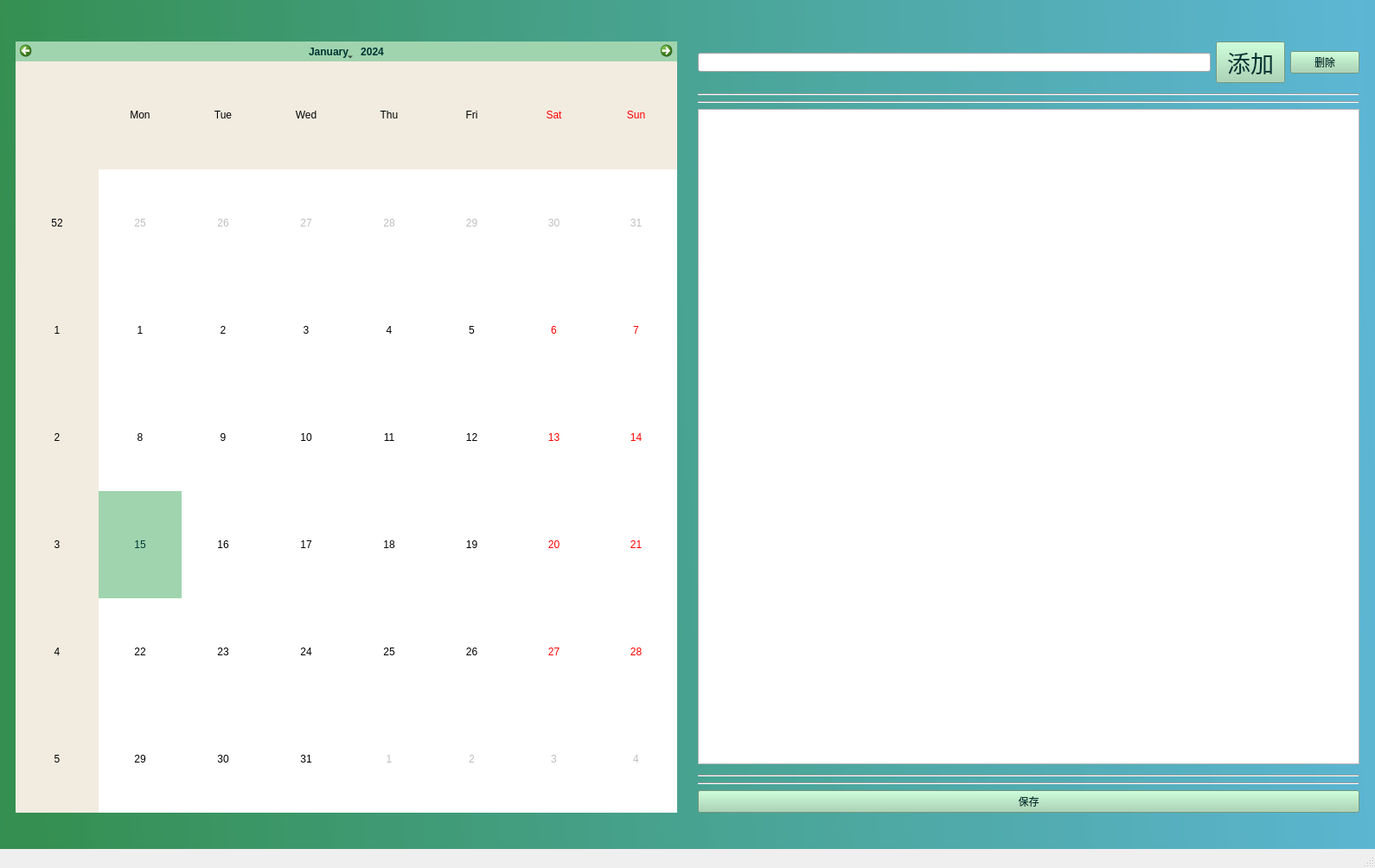
<?xml version="1.0" encoding="UTF-8"?>
<ui version="4.0">
 <class>MainWindow</class>
 <widget class="QMainWindow" name="MainWindow">
  <property name="geometry">
   <rect>
    <x>0</x>
    <y>0</y>
    <width>1590</width>
    <height>1004</height>
   </rect>
  </property>
  <property name="windowTitle">
   <string>Notebook</string>
  </property>
  <property name="styleSheet">
   <string notr="true"/>
  </property>
  <widget class="QWidget" name="centralwidget">
   <property name="styleSheet">
    <string notr="true">QWidget#centralwidget{
background-color: qlineargradient(spread:reflect, x1:0, y1:0.494227, x2:1, y2:0.46, stop:0 rgba(52, 143, 80, 255), stop:1 rgba(86, 180, 211, 244));}</string>
   </property>
   <layout class="QHBoxLayout" name="horizontalLayout">
    <item>
     <widget class="QWidget" name="widget" native="true">
      <layout class="QGridLayout" name="gridLayout_2">
       <item row="8" column="0">
        <widget class="QFrame" name="frame_11">
         <property name="frameShape">
          <enum>QFrame::StyledPanel</enum>
         </property>
         <property name="frameShadow">
          <enum>QFrame::Raised</enum>
         </property>
        </widget>
       </item>
       <item row="9" column="0">
        <widget class="QFrame" name="frame_6">
         <property name="frameShape">
          <enum>QFrame::StyledPanel</enum>
         </property>
         <property name="frameShadow">
          <enum>QFrame::Raised</enum>
         </property>
        </widget>
       </item>
       <item row="5" column="0">
        <widget class="QCalendarWidget" name="calendarWidget">
         <property name="styleSheet">
          <string notr="true">font: 16pt &quot;幼圆&quot;;


alternate-background-color: #f2ece0;

selection-color: #003333;
selection-background-color:#a0d4ae;
</string>
         </property>
        </widget>
       </item>
       <item row="3" column="0">
        <widget class="QFrame" name="frame_10">
         <property name="frameShape">
          <enum>QFrame::StyledPanel</enum>
         </property>
         <property name="frameShadow">
          <enum>QFrame::Raised</enum>
         </property>
        </widget>
       </item>
       <item row="4" column="0">
        <widget class="QFrame" name="frame_9">
         <property name="frameShape">
          <enum>QFrame::StyledPanel</enum>
         </property>
         <property name="frameShadow">
          <enum>QFrame::Raised</enum>
         </property>
        </widget>
       </item>
       <item row="6" column="0">
        <widget class="QFrame" name="frame_7">
         <property name="frameShape">
          <enum>QFrame::StyledPanel</enum>
         </property>
         <property name="frameShadow">
          <enum>QFrame::Raised</enum>
         </property>
        </widget>
       </item>
       <item row="0" column="0">
        <widget class="QFrame" name="frame_4">
         <property name="frameShape">
          <enum>QFrame::StyledPanel</enum>
         </property>
         <property name="frameShadow">
          <enum>QFrame::Raised</enum>
         </property>
        </widget>
       </item>
       <item row="2" column="0">
        <widget class="QFrame" name="frame_8">
         <property name="frameShape">
          <enum>QFrame::StyledPanel</enum>
         </property>
         <property name="frameShadow">
          <enum>QFrame::Raised</enum>
         </property>
        </widget>
       </item>
       <item row="1" column="0">
        <widget class="QFrame" name="frame_5">
         <property name="frameShape">
          <enum>QFrame::StyledPanel</enum>
         </property>
         <property name="frameShadow">
          <enum>QFrame::Raised</enum>
         </property>
        </widget>
       </item>
       <item row="7" column="0">
        <widget class="QFrame" name="frame_12">
         <property name="frameShape">
          <enum>QFrame::StyledPanel</enum>
         </property>
         <property name="frameShadow">
          <enum>QFrame::Raised</enum>
         </property>
         <widget class="QFrame" name="frame_13">
          <property name="geometry">
           <rect>
            <x>260</x>
            <y>0</y>
            <width>120</width>
            <height>80</height>
           </rect>
          </property>
          <property name="frameShape">
           <enum>QFrame::StyledPanel</enum>
          </property>
          <property name="frameShadow">
           <enum>QFrame::Raised</enum>
          </property>
         </widget>
        </widget>
       </item>
      </layout>
     </widget>
    </item>
    <item>
     <widget class="QWidget" name="widget_2" native="true">
      <layout class="QGridLayout" name="gridLayout">
       <item row="11" column="0" colspan="3">
        <widget class="Line" name="line_2">
         <property name="orientation">
          <enum>Qt::Horizontal</enum>
         </property>
        </widget>
       </item>
       <item row="16" column="0">
        <widget class="QFrame" name="frame_18">
         <property name="frameShape">
          <enum>QFrame::StyledPanel</enum>
         </property>
         <property name="frameShadow">
          <enum>QFrame::Raised</enum>
         </property>
        </widget>
       </item>
       <item row="12" column="0" colspan="3">
        <widget class="Line" name="line_3">
         <property name="orientation">
          <enum>Qt::Horizontal</enum>
         </property>
        </widget>
       </item>
       <item row="1" column="0">
        <widget class="QFrame" name="frame_23">
         <property name="frameShape">
          <enum>QFrame::StyledPanel</enum>
         </property>
         <property name="frameShadow">
          <enum>QFrame::Raised</enum>
         </property>
        </widget>
       </item>
       <item row="4" column="0">
        <widget class="QFrame" name="frame_22">
         <property name="frameShape">
          <enum>QFrame::StyledPanel</enum>
         </property>
         <property name="frameShadow">
          <enum>QFrame::Raised</enum>
         </property>
        </widget>
       </item>
       <item row="13" column="0" colspan="3">
        <widget class="QPushButton" name="saveButton">
         <property name="styleSheet">
          <string notr="true">QPushButton#saveButton{
	color: #003333;
font: 20pt &quot;幼圆&quot;;
background-color: #a0d4ae;}</string>
         </property>
         <property name="text">
          <string>保存</string>
         </property>
        </widget>
       </item>
       <item row="9" column="0" colspan="3">
        <widget class="QListWidget" name="tasksListWidget">
         <property name="styleSheet">
          <string notr="true">font:25pt;</string>
         </property>
        </widget>
       </item>
       <item row="17" column="0" colspan="2">
        <widget class="QFrame" name="frame_2">
         <property name="frameShape">
          <enum>QFrame::StyledPanel</enum>
         </property>
         <property name="frameShadow">
          <enum>QFrame::Raised</enum>
         </property>
         <widget class="QFrame" name="frame_15">
          <property name="geometry">
           <rect>
            <x>110</x>
            <y>0</y>
            <width>120</width>
            <height>80</height>
           </rect>
          </property>
          <property name="frameShape">
           <enum>QFrame::StyledPanel</enum>
          </property>
          <property name="frameShadow">
           <enum>QFrame::Raised</enum>
          </property>
         </widget>
        </widget>
       </item>
       <item row="0" column="0">
        <widget class="QFrame" name="frame_19">
         <property name="frameShape">
          <enum>QFrame::StyledPanel</enum>
         </property>
         <property name="frameShadow">
          <enum>QFrame::Raised</enum>
         </property>
         <widget class="QFrame" name="frame_20">
          <property name="geometry">
           <rect>
            <x>110</x>
            <y>0</y>
            <width>120</width>
            <height>80</height>
           </rect>
          </property>
          <property name="frameShape">
           <enum>QFrame::StyledPanel</enum>
          </property>
          <property name="frameShadow">
           <enum>QFrame::Raised</enum>
          </property>
         </widget>
        </widget>
       </item>
       <item row="10" column="0">
        <widget class="QFrame" name="frame">
         <property name="frameShape">
          <enum>QFrame::StyledPanel</enum>
         </property>
         <property name="frameShadow">
          <enum>QFrame::Raised</enum>
         </property>
        </widget>
       </item>
       <item row="15" column="0">
        <widget class="QFrame" name="frame_16">
         <property name="frameShape">
          <enum>QFrame::StyledPanel</enum>
         </property>
         <property name="frameShadow">
          <enum>QFrame::Raised</enum>
         </property>
         <widget class="QFrame" name="frame_17">
          <property name="geometry">
           <rect>
            <x>150</x>
            <y>0</y>
            <width>120</width>
            <height>80</height>
           </rect>
          </property>
          <property name="frameShape">
           <enum>QFrame::StyledPanel</enum>
          </property>
          <property name="frameShadow">
           <enum>QFrame::Raised</enum>
          </property>
         </widget>
        </widget>
       </item>
       <item row="5" column="2">
        <widget class="QPushButton" name="deleteButton">
         <property name="styleSheet">
          <string notr="true">QPushButton#deleteButton{
font: 20pt &quot;幼圆&quot;;
	color: #003333;
background-color: #a0d4ae;}</string>
         </property>
         <property name="text">
          <string>删除</string>
         </property>
        </widget>
       </item>
       <item row="3" column="0">
        <widget class="QFrame" name="frame_24">
         <property name="frameShape">
          <enum>QFrame::StyledPanel</enum>
         </property>
         <property name="frameShadow">
          <enum>QFrame::Raised</enum>
         </property>
        </widget>
       </item>
       <item row="5" column="1">
        <widget class="QPushButton" name="addButton">
         <property name="font">
          <font>
           <family>幼圆</family>
           <pointsize>20</pointsize>
           <weight>50</weight>
           <italic>false</italic>
           <bold>false</bold>
          </font>
         </property>
         <property name="styleSheet">
          <string notr="true">QPushButton#addButton{
font: 20pt &quot;幼圆&quot;;
	color: #003333;
background-color: #a0d4ae;}</string>
         </property>
         <property name="text">
          <string>添加</string>
         </property>
        </widget>
       </item>
       <item row="5" column="0">
        <widget class="QLineEdit" name="taskLineEdit">
         <property name="styleSheet">
          <string notr="true">
font: 20pt &quot;黑体&quot;;</string>
         </property>
        </widget>
       </item>
       <item row="7" column="0" colspan="3">
        <widget class="Line" name="line">
         <property name="orientation">
          <enum>Qt::Horizontal</enum>
         </property>
        </widget>
       </item>
       <item row="2" column="0">
        <widget class="QFrame" name="frame_21">
         <property name="frameShape">
          <enum>QFrame::StyledPanel</enum>
         </property>
         <property name="frameShadow">
          <enum>QFrame::Raised</enum>
         </property>
        </widget>
       </item>
       <item row="6" column="0">
        <widget class="QFrame" name="frame_3">
         <property name="frameShape">
          <enum>QFrame::StyledPanel</enum>
         </property>
         <property name="frameShadow">
          <enum>QFrame::Raised</enum>
         </property>
        </widget>
       </item>
       <item row="14" column="0">
        <widget class="QFrame" name="frame_14">
         <property name="frameShape">
          <enum>QFrame::StyledPanel</enum>
         </property>
         <property name="frameShadow">
          <enum>QFrame::Raised</enum>
         </property>
        </widget>
       </item>
       <item row="8" column="0" colspan="3">
        <widget class="Line" name="line_4">
         <property name="orientation">
          <enum>Qt::Horizontal</enum>
         </property>
        </widget>
       </item>
      </layout>
     </widget>
    </item>
   </layout>
  </widget>
  <widget class="QMenuBar" name="menubar">
   <property name="geometry">
    <rect>
     <x>0</x>
     <y>0</y>
     <width>1590</width>
     <height>22</height>
    </rect>
   </property>
  </widget>
  <widget class="QStatusBar" name="statusbar"/>
 </widget>
 <resources/>
 <connections/>
</ui>
